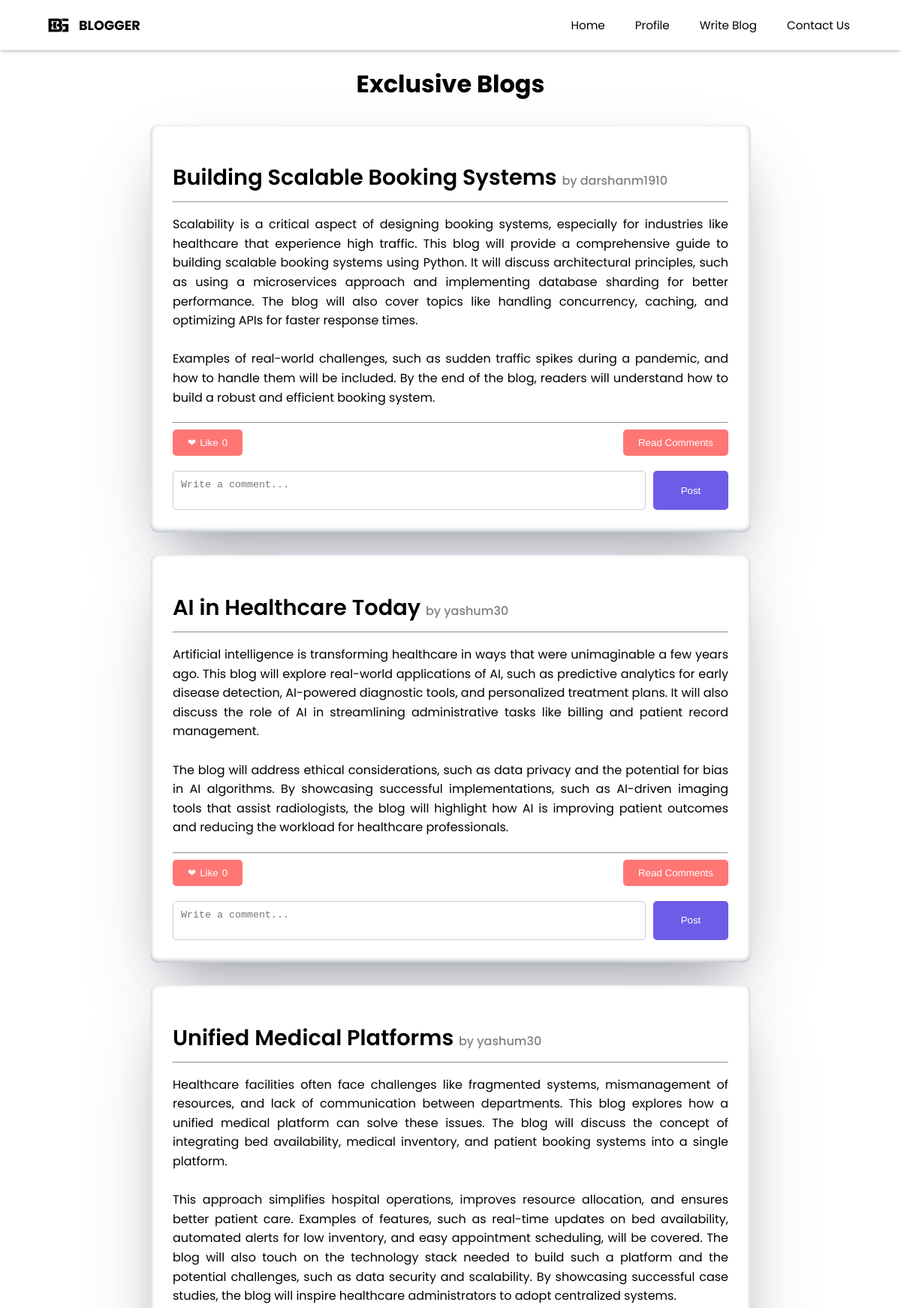
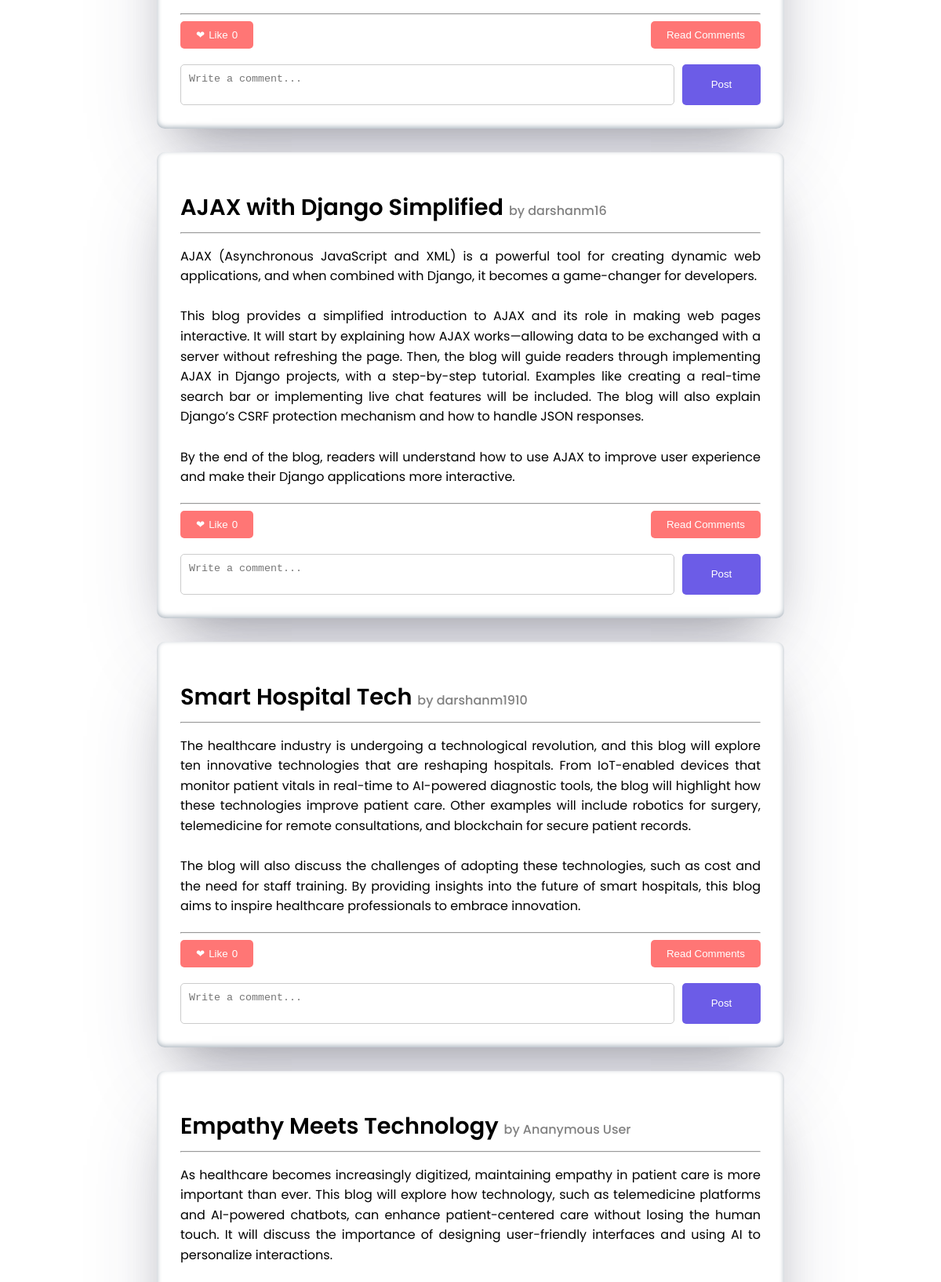
Page /index/ (signed in, upper part) on the committed database (2 pictures, top to bottom).
### home/models.py (models this page shows, shortened)
class Blogs(models.Model):
    user_name=models.CharField(max_length=100)
    title=models.CharField(max_length=100)
    content =models.TextField(max_length=10000)
    date =models.DateField()
    ananymous=models.BooleanField(default=False)

### home/views.py (the view)
# urls.py: path("index/",views.index,name="Home"),
def index(request):
    if isinstance(request.user, AnonymousUser):
        return redirect(login_user)
    data=Blogs.objects.exclude(user_name=request.user).order_by('?').values()
    serializer=BlogSerializer(data,many=True)
    d=serializer.data
    return render(request,'index.html',{'blogs': d})

### templates/index.html (shortened to what this page needs)
{% extends "base.html" %} {% block body %} {% block css %}
<link rel="stylesheet" href="\static\index.css" />
{% endblock css %}
<main>
  <h1 style="text-align: center">Exclusive Blogs</h1>
  {% for blog in blogs %}
  <div class="blog-container">
    <h3 class="blog-title">
      {{ blog.title }}
      {% if blog.ananymous %}
      <span class="span">by Ananymous User</span>
      {% else %}
      <span class="span">by {{blog.user_name}}</span>
      {% endif %}
    </h3>
    <hr />
    <p class="blog-content" style="text-align: justify">
      {{ blog.content|linebreaksbr }}
    </p>
    <hr />
    <div class="interaction-bar">
      <button class="like-button" onclick="handleLike()">
        <span>&#x2764;</span> Like <span id="like-count">0</span>
      </button>
      <button class="like-button" onclick="toggleComments()">
        Read Comments
      </button>
    </div>
    <div class="comment-section">
      <div class="comment-box">
        <textarea id="comment-input" rows="2" placeholder="Write a comment..."></textarea>
        <button onclick="addComment()">Post</button>
      </div>
    </div>
  </div>
  {% endfor %}
</main>
 {% endblock body %} {% block title %} Home {% endblock title %}

### static/nav.css (style rules this page uses)
* { box-sizing: border-box; -webkit-font-smoothing: antialiased; -moz-osx-font-smoothing: grayscale; }
body { padding: 0; margin: 0; font-family: "Poppins", sans-serif; }

### static/index.css (style rules this page uses)
.blog-container { max-width: 800px; margin: 30px auto; padding: 20px 30px; background: white; box-shadow: rgba(50, 50, 93, 0.25) 0px 50px 100px -20px, rgba(0, 0, 0, 0.3) 0px 30px 60px -30px, rgba(10, 37, 64, 0.35) 0px -2px 6px 0px inset; border-radius: 10px; transition: transform 0.3s ease; }
.blog-title { font-size: 1.8em; margin-bottom: 10px; font-weight: 600; }
.blog-content { margin-bottom: 20px; line-height: 1.6; }
.interaction-bar { display: flex; justify-content: space-between; align-items: center; }
.like-button { background-color: #ff7675; color: white; border: none; padding: 10px 20px; border-radius: 5px; cursor: pointer; display: flex; align-items: center; gap: 5px; transition: background-color 0.3s ease; }
.comment-section { margin-top: 20px; }
.comment-box { display: flex; flex-wrap: wrap; gap: 10px; margin-bottom: 10px; }
.comment-box textarea { flex: 1; padding: 10px; border: 1px solid #ccc; border-radius: 5px; resize: none; width: 100%; max-width: 100%; }
.comment-box button { padding: 10px; background-color: #6c5ce7; color: white; border: none; border-radius: 5px; cursor: pointer; transition: background-color 0.3s ease; width: 100px; }
.span { font-size: 16px; color: gray; font-weight: 500; }

### rows in the picture
Blogs: title "Building Scalable Booking Systems", user_name "darshanm1910", content "Scalability is a critical aspect of designing booking systems, especially for industries like healthcare that experience high traffic. This blog will provide a comprehensive guide to building scalable booking systems using Python. It will discuss architectural principles, such as using a microservices approach and implementing database sharding for better performance. The blog will also cover topics like handling concurrency, caching, and optimizing APIs for faster response times. Examples of real-world challenges, such as sudden traffic spikes during a pandemic, and how to handle them will be included. By the end of the blog, readers will understand how to build a robust and efficient…"
Blogs: title "AI in Healthcare Today", user_name "yashum30", content "Artificial intelligence is transforming healthcare in ways that were unimaginable a few years ago. This blog will explore real-world applications of AI, such as predictive analytics for early disease detection, AI-powered diagnostic tools, and personalized treatment plans. It will also discuss the role of AI in streamlining administrative tasks like billing and patient record management. The blog will address ethical considerations, such as data privacy and the potential for bias in AI algorithms. By showcasing successful implementations, such as AI-driven imaging tools that assist radiologists, the blog will highlight how AI is improving patient outcomes and reducing the workload for…"
Blogs: title "Unified Medical Platforms", user_name "yashum30", content "Healthcare facilities often face challenges like fragmented systems, mismanagement of resources, and lack of communication between departments. This blog explores how a unified medical platform can solve these issues. The blog will discuss the concept of integrating bed availability, medical inventory, and patient booking systems into a single platform. This approach simplifies hospital operations, improves resource allocation, and ensures better patient care. Examples of features, such as real-time updates on bed availability, automated alerts for low inventory, and easy appointment scheduling, will be covered. The blog will also touch on the technology stack needed to build such a…"
Blogs: title "AJAX with Django Simplified", user_name "darshanm16", content "AJAX (Asynchronous JavaScript and XML) is a powerful tool for creating dynamic web applications, and when combined with Django, it becomes a game-changer for developers. This blog provides a simplified introduction to AJAX and its role in making web pages interactive. It will start by explaining how AJAX works—allowing data to be exchanged with a server without refreshing the page. Then, the blog will guide readers through implementing AJAX in Django projects, with a step-by-step tutorial. Examples like creating a real-time search bar or implementing live chat features will be included. The blog will also explain Django’s CSRF protection mechanism and how to handle JSON responses. By the…"
Blogs: title "Smart Hospital Tech", user_name "darshanm1910", content "The healthcare industry is undergoing a technological revolution, and this blog will explore ten innovative technologies that are reshaping hospitals. From IoT-enabled devices that monitor patient vitals in real-time to AI-powered diagnostic tools, the blog will highlight how these technologies improve patient care. Other examples will include robotics for surgery, telemedicine for remote consultations, and blockchain for secure patient records. The blog will also discuss the challenges of adopting these technologies, such as cost and the need for staff training. By providing insights into the future of smart hospitals, this blog aims to inspire healthcare professionals to embrace…"
Blogs: title "Empathy Meets Technology", content "As healthcare becomes increasingly digitized, maintaining empathy in patient care is more important than ever. This blog will explore how technology, such as telemedicine platforms and AI-powered chatbots, can enhance patient-centered care without losing the human touch. It will discuss the importance of designing user-friendly interfaces and using AI to personalize interactions."
